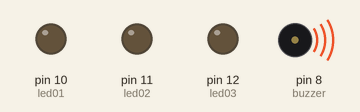
The sketch below on a simulated Arduino Uno, built with avr-gcc and run on an emulated ATmega328P. Shown: output pins drawn as LEDs (lit = HIGH), buzzer (waves = sounding).

Above: at 0.1 s.
Timing chart, 0 to 1.6 s (numbered marks = the images above):
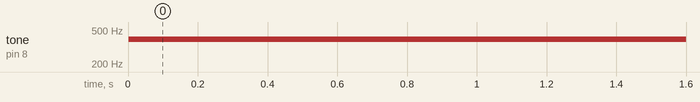

Measured:
- by itself, tone on pin 8 (buzzer): silent → 392 Hz at 0.00 s

The sketch:

Dona_maria.ino
```cpp
const int buzzer = 8;

const int led01 = 10;
const int led02 = 11;
const int led03 = 12;

const int DO = 262;
const int RE = 294;
const int MI = 329;
const int FA = 349;
const int SOL = 392;
const int LA = 440;
const int SI = 494;

void setup() {
  pinMode(buzzer, OUTPUT);
  pinMode(led01, OUTPUT);
  pinMode(led02, OUTPUT);
  pinMode(led03, OUTPUT);
}

//PRIMEIRA ESTROFE
void primeira(){
  //PRIMEIRA LINHA
  tone(buzzer,DO,500);
  tone(buzzer,DO,500);
  tone(buzzer,DO,500);
  tone(buzzer,SOL,500);
  tone(buzzer,SOL,500);
  tone(buzzer,SOL,500);
  tone(buzzer,SOL,500);
  tone(buzzer,MI,500);
  tone(buzzer,MI,500);
  tone(buzzer,DO,500);

  //SEGUNDA LINHA
  tone(buzzer,DO,500);
  tone(buzzer,DO,500);
  tone(buzzer,SI,500);
  tone(buzzer,SOL,500);
  tone(buzzer,SOL,500);
  tone(buzzer,SOL,500);
  tone(buzzer,SOL,500);
  tone(buzzer,MI,500);
  tone(buzzer,MI,500);
  tone(buzzer,DO,500);

  //TERCEIRA LINHA
  tone(buzzer,MI,500);
  tone(buzzer,SOL,500);
  tone(buzzer,SOL,500);
  tone(buzzer,MI,500);
  tone(buzzer,LA,500);
  tone(buzzer,SOL,500);

  //QUARTA LINHA
  tone(buzzer,MI,500);
  tone(buzzer,SOL,500);
  tone(buzzer,SOL,500);
  tone(buzzer,MI,500);
  tone(buzzer,LA,500);

  //QUINTA LINHA
  tone(buzzer,SOL,500);
  tone(buzzer,MI,500);
  tone(buzzer,LA,500);
  tone(buzzer,SOL,500);
  tone(buzzer,SOL,500);
  tone(buzzer,MI,500);
  tone(buzzer,LA,500);
  tone(buzzer,SOL,500);
  tone(buzzer,SOL,500);
  tone(buzzer,MI,500);
  tone(buzzer,LA,500);
  tone(buzzer,SOL,500);
  tone(buzzer,MI,500);
  tone(buzzer,SOL,500);
}

void loop() {
  primeira();
}

/*DO DO DO sol sol sol sol mi mi do | Me desculpe vir aqui desse jeito
DO DO si sol sol sol sol mi mi do | Me perdoe o traje de maloqueiro
mi sol sol mi la sol | De camisa larga
mi sol sol mi la | e boné pra trás
sol mi la sol sol mi la sol sol mi la sol sol mi sol | Bem na hora da novela que a senhora gosta mais

DO DO DO sol sol sol sol mi mi do | Faz três dias que eu não durmo direito
DO DO si sol sol sol sol mi mi do | Sua filha me deixou desse jeito
mi sol sol mi la sol | E o que ela mais fala
mi mi sol sol mi la sol | é que a senhora é brava
DO(10x) RE MI MI | Mas hoje eu não vou aceitar/ Levar um “não” pra casa

MI MI MI DO | Dona Maria
MI MI MI MI MI MI FA MI RE SI | Deixa eu namorar a sua filha
RE (6X) DO RE MI SOL | Vai me desculpando a ousadia
DO (8x) si la la | Essa menina é um desenho no céu

MI MI MI DO | Dona Maria
MI MI MI MI MI MI FA MI RE SI | Deixa eu namorar a sua filha
RE (6X) DO RE MI SOL | Vai me desculpando a ousadia
DO (8x) si la la | Essa menina é um desenho no céu
sol (8x) fa mi do | Que Deus pintou e jogou fora o pincel*/
```
